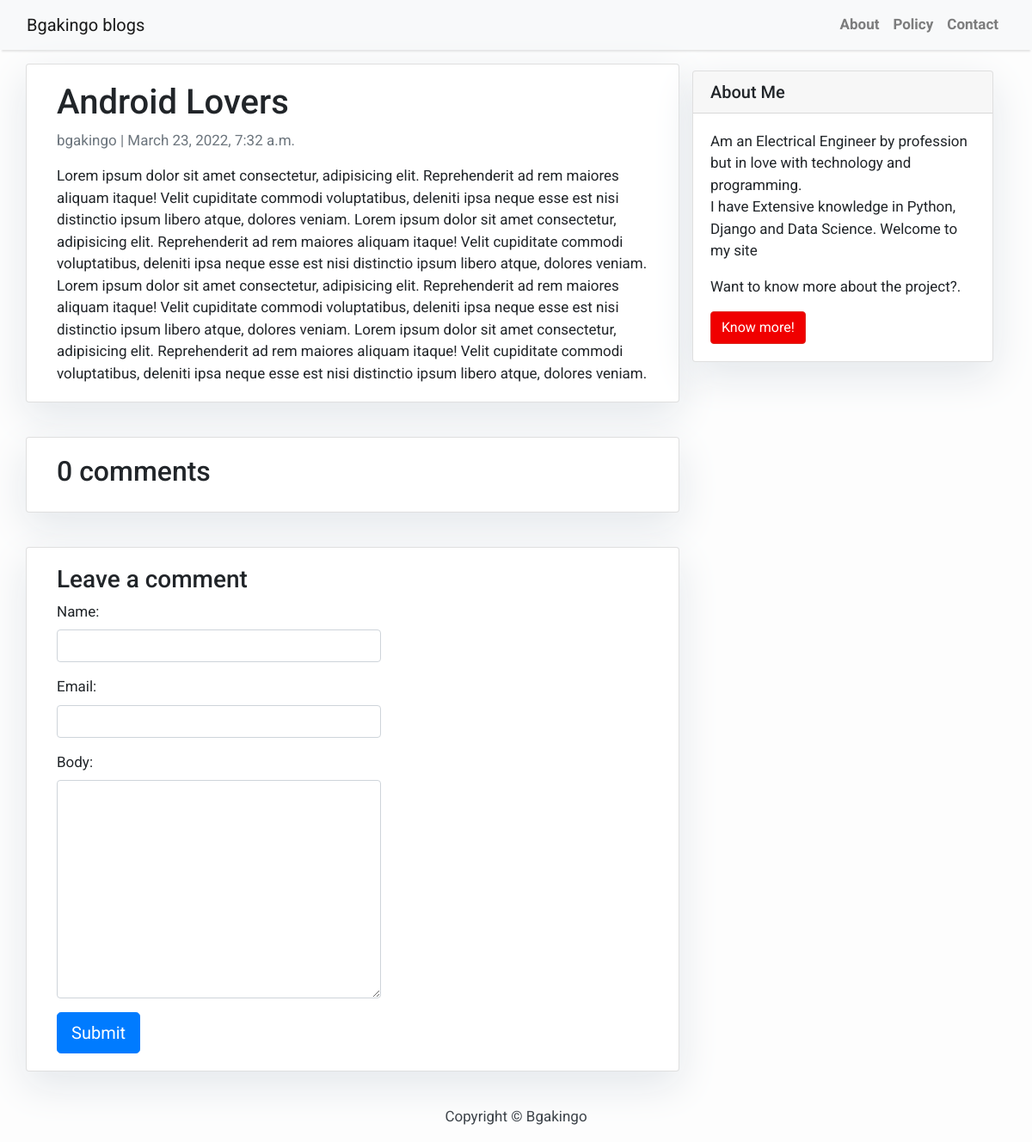
The app's page /android-lovers/, older data.
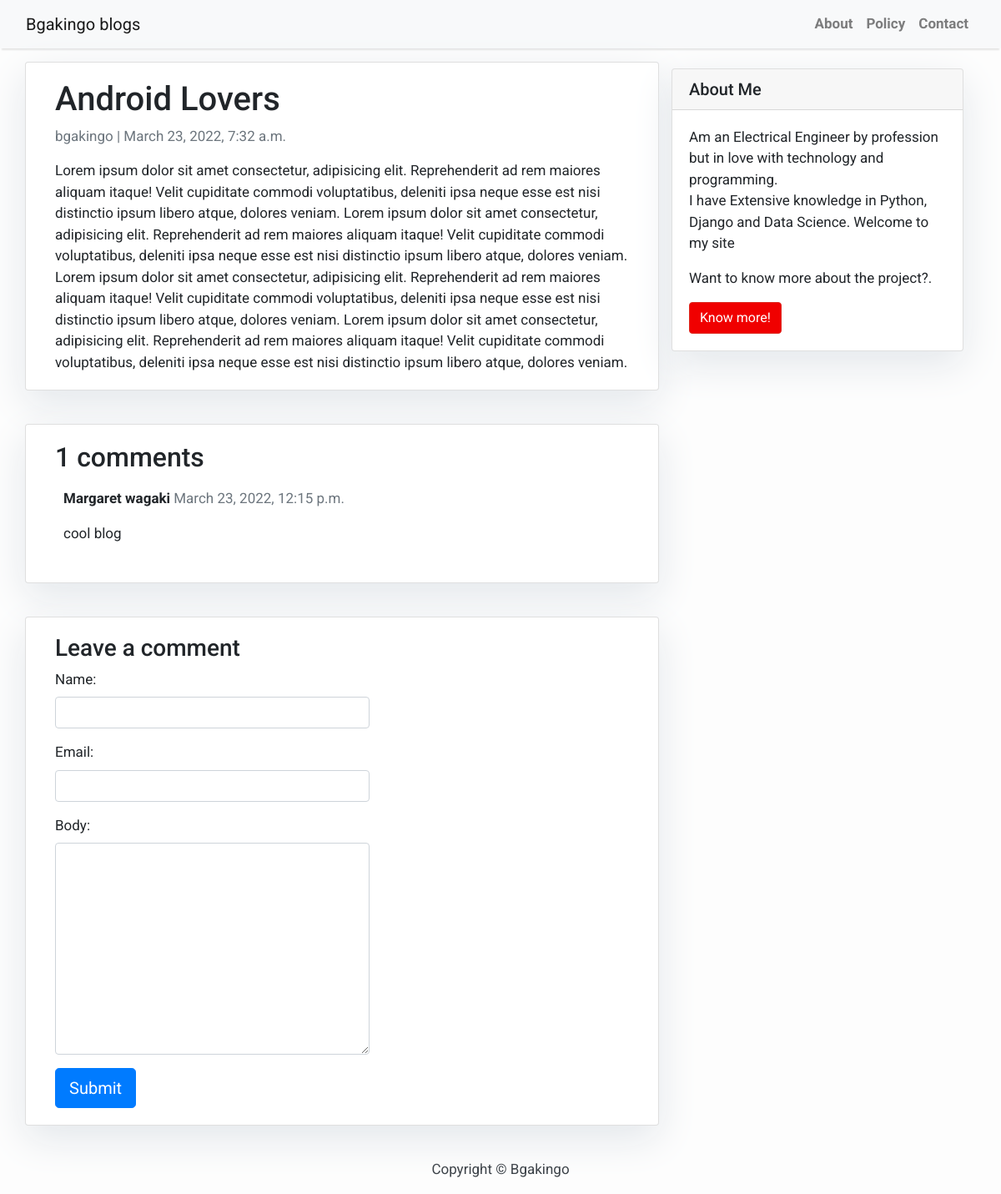
The same page, newer data.
### blog/models.py (models this page shows, shortened)
class Comment(models.Model):
    post = models.ForeignKey(Post, related_name='comments', on_delete=models.CASCADE)
    name = models.CharField(max_length=50)
    email = models.EmailField()
    body = models.TextField()
    created_on = models.DateTimeField(auto_now=True)
    active = models.BooleanField(default=False)
    class Meta:
        ordering = ['-created_on']

### blog/views.py (the view)
# urls.py: path('<slug:slug>/', views.post_detail, name='post_detail'),
def post_detail(request, slug):
    post = get_object_or_404(Post, slug=slug)
    comments = post.comments.filter(active=True)
    new_comment = None
    if request.method == 'POST':
        comment_form = CommentForm(data=request.POST)
        if comment_form.is_valid():
            new_comment = comment_form.save(commit=False)
            new_comment.post = post
            new_comment.save()
    else:
        comment_form = CommentForm()
    context = {
        'post': post,
        'comments': comments,
        'new_comment': new_comment,
        'comment_form': comment_form,
    }
    return render(request, 'post_detail.html', context)

### blog/forms.py
class CommentForm(forms.ModelForm):
    class Meta:
        model = Comment
        fields = ('name', 'email', 'body')

### templates/post_detail.html (shortened to what this page needs)
{% extends 'base.html' %} {% block content %}{% load widget_tweaks %}
<div class="container">
  <div class="row">
    <div class="col-md-8 card mb-4 mt-3 left top">
      <div class="card-body">
        <h1>{% block title %} {{ post.title }} {% endblock title %}</h1>
        <p class="text-muted">{{ post.author }} | {{ post.created_on }}</p>
        <p class="card-text">{{ post.content | safe }}</p>
      </div>
    </div>
    {% block sidebar %} {% include 'sidebar.html' %} {% endblock sidebar %}
    <div class="col-md-8 card mb-4 mt-3">
      <div class="card-body">
        <h2>{{ comments.count }} comments</h2>
        {% for comment in comments %}
        <div class="comments" style="padding: 10px">
          <p class="font-weight-bold">
            {{ comment.name }}
            <span class="text-muted font-weight-normal">
              {{ comment.created_on }}
            </span>
          </p>
          {{ comment.body | linebreaks }}
        </div>
        {% endfor %}
      </div>
    </div>
    <div class="col-md-8 card mb-4 mt-3">
      <div class="card-body">
        {% if new_comment %}
        <div class="alert alert-success" role="alert">
          Your comment is awaiting moderation
        </div>
        {% else %}
        <h3>Leave a comment</h3>
        <form class="row g-3" method="post">
          <div class="col-auto">
            {% for field in comment_form %}
            <div class="form-group">
              {{ field.label_tag }} {% render_field field class="form-control" %}
            </div>
            {% endfor %}
            <button type="submit" class="btn btn-primary btn-lg">Submit</button>
          </div>
        </form>
        {% endif %}
      </div>
    </div>
  </div>
</div>
{% endblock content %}

Row changes from the older to the newer data that the page shows:
added Comment: name "Margaret wagaki", created_on "March 23, 2022, 12:15 p.m.", body "cool blog"
Text that changed along with them:
{{ comments.count }}: "0" → "1"
